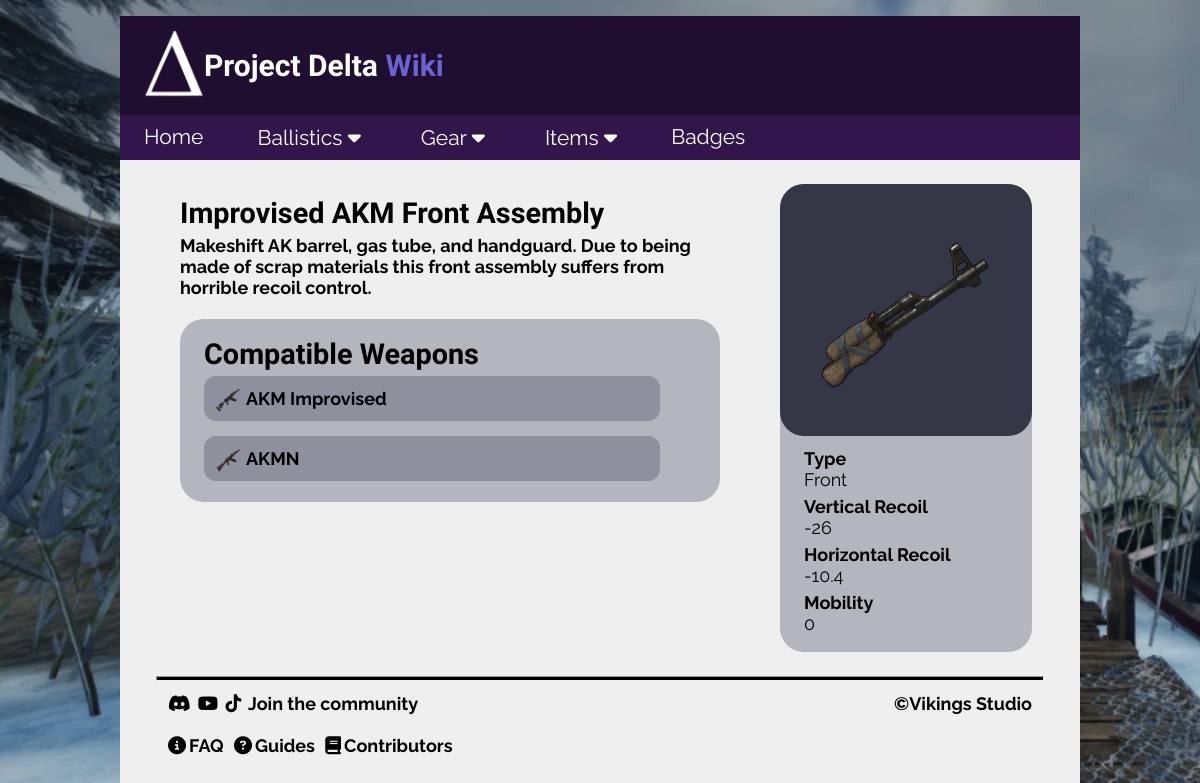
Screenshot of /part/1 with the database file from the repository.
### tables this page shows
CREATE TABLE parts (id INTEGER PRIMARY KEY, name TEXT, type TEXT, "recoil.v" INTEGER, "recoil.h" INTEGER, mobility INTEGER DEFAULT (0), "damage multiplier" INTEGER DEFAULT (1), description TEXT, image TEXT, "sell value" INTEGER, "buy value" INTEGER);

CREATE TABLE weapons (id INTEGER PRIMARY KEY, name TEXT, type TEXT REFERENCES weapon_types (type), caliber_id INTEGER REFERENCES calibers (id), fire_mode TEXT, RPM INTEGER, durability INTEGER, dmg_mult INTEGER DEFAULT (1), description TEXT, image TEXT);

### Flask/routes.py (the view)
@app.route("/part/<int:id>")  # route for gun parts
def part(id):
    conn = sqlite3.connect('delta.db')
    cur = conn.cursor()
    cur.execute("SELECT * FROM parts WHERE parts.id = ?", (id,))
    results = cur.fetchone()
    index_range_handler(results)  # check for list index out of range error
    cur.execute("SELECT id, name, image FROM weapons "
                "WHERE id IN (SELECT weapon_id FROM weapon_parts "
                "WHERE part_id = ?)", (id,))
    weapons = cur.fetchall()
    conn.close()
    return render_template('detail/part.html',
                           part=results,
                           weapons=weapons,
                           title=results[1])

### Flask/routes.py (called while the page is built)
def index_range_handler(results):  # call for any dynamic route that uses ID
    if not results:
        abort(404)  # if index doesn't exist, abort(404) instead of crashing

### Flask/templates/detail/part.html (shortened to what this page needs)
{% extends "partials/layout.html" %}
{% block content %}
<div class="topic">
    <div>
        <h3>{{part[1]}}</h3>
        <h5>{{part[7]}}
            <br><br>
            <div class="link-list">
                <h3>Compatible Weapons</h3>
                <h5>
                    {% for weapon in weapons %}
                    <div class="link-row">
                        <img src="/static/images/ballistics/weapons/{{weapon[2]}}" class="link-icon">
                        <a href="{{ url_for('weapon', id=weapon[0]) }}">
                            {{weapon[1]}}
                        </a>
                    </div>
                    {% endfor %}
                </h5>
            </div>
        </h5>
    </div>
        <div class="topic-box">
            <img src="/static/images/ballistics/parts/{{part[8]}}" class="topic-icon">
            <h6 class="topic-row">Type <br> <span class="lighter">{{part[2]}}</span></h6>
            <h6 class="topic-row">Vertical Recoil <br> <span class="lighter">{{part[3]}}</span></h6>
            <h6 class="topic-row">Horizontal Recoil <br> <span class="lighter">{{part[4]}}</span></h6>
            <h6 class="topic-row">Mobility <br> <span class="lighter">{{part[5]}}</span></h6>
        </div>
</div>
{% endblock %}

### Flask/static/css/style.css (style rules this page uses)
body { background-image: url("../images/background.png"); background-repeat: no-repeat; background-size: cover; background-attachment: fixed; margin: 0; font-family: "Raleway"; }
a { color: black; text-decoration: none; display: inline-block; transition-duration: 0.3s; }
.lighter { font-weight: lighter; }
h3 { color: black; font-size: 2.4vw; margin-top: 1vw; margin-left: 2vw; font-family: 'Bungee'; }
h5 { display: block; color: black; font-size: 1.5vw; margin: -2vw 5vw 0 2vw; }
h5 a { font-size: 1.5vw; margin-bottom: 1vw; }
h6 { color: black; font-size: 1.5vw; text-align: left; margin: 0 0 0.5vw 2vw; transition-duration: 0.3s; }
.topic { display: flex; margin: 2vw 4vw 2vw 3vw; flex: 1 1 auto; }
.topic-box { display: flex; flex-direction: column; background-color: #b4b5be; border-radius: 2vw; padding-bottom: 1vw; margin: 0 0 auto auto; }
.topic-icon { display: block; width: 15vw; height: 15vw; padding: 3vw; background-color: #343746; border-radius: 2vw; margin-bottom: 1vw; transition-duration: 0.3s; }
.topic-row { display: block }
.link-list { background-color: #b4b5be; padding-top: 0.5vw; padding-bottom: 0.5vw; border-radius: 2vw; }
.link-row { display: flex; flex: 1 1 auto; background-color: #8e909e; padding: 1vw 0 0 1vw; margin-bottom: 1.25vw; border-radius: 1vw; }
.link-row a { margin-left: 0.5vw; }
.link-icon { width: 2vw; height: 2vw; }

### rows the page displays
parts: name "Improvised AKM Front Assembly", description "Makeshift AK barrel, gas tube, and handguard. Due to being made of scrap materials this front assembly suffers from horrible recoil control.", image (picture), type "Front", part "-26", part "-10.4", mobility "0"
weapons: image (picture), name "AKM Improvised"
weapons: image (picture), name "AKMN"
